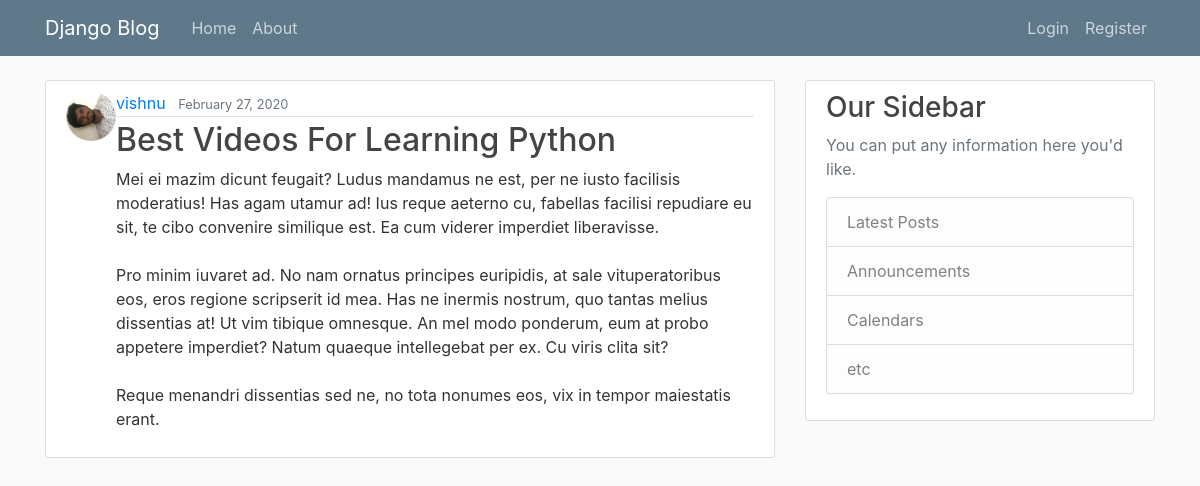
Page /post/25/ on the committed database.
### blog/models.py (models this page shows, shortened)
class Post(models.Model):
    title = models.CharField(max_length = 100)
    content = models.TextField()
    date_posted = models.DateTimeField(default = timezone.now)
    author = models.ForeignKey(User, on_delete=models.CASCADE )

### users/models.py (models this page shows, shortened)
class Profile(models.Model):
    user = models.OneToOneField(User, on_delete=models.CASCADE)
    image = models.ImageField(default='default.jpg', upload_to='profile_pics')

### blog/views.py (the view)
# urls.py: path('post/<int:pk>/', PostDetailView.as_view(), name = 'post-detail'),
class PostDetailView(DetailView):
    model = Post

### blog/templates/blog/post_detail.html (shortened to what this page needs)
{% extends "blog/base.html" %}
{% block content %}
    <article class="media content-section">
        <img class="rounded-circle article-image" src="{{ object.author.profile.image.url }}" height="50px" width="50px" />
        <div class="media-body">
            <div class="article-metadata">
                <a class="mr-2" href="{% url 'user-posts' object.author.username %}">{{ object.author }}</a>
                <small class="text-muted">{{ object.date_posted|date:"F d, Y" }}</small>
            </div>
            <h2 class="article-title">{{ object.title }}</h2>
            <p class="article-content">{{ object.content }}</p>
        </div>
    </article>
{% endblock content %}

### blog/static/blog/main.css (style rules this page uses)
body { background: #fafafa; color: #333333; margin-top: 5rem; }
h1, h2, h3, h4, h5, h6 { color: #444444; }
.content-section { background: #ffffff; padding: 10px 20px; border: 1px solid #dddddd; border-radius: 3px; margin-bottom: 20px; }
.article-title { color: #444444; }
.article-content { white-space: pre-line; }
.article-metadata { padding-bottom: 1px; margin-bottom: 4px; border-bottom: 1px solid #e3e3e3 }

### rows in the picture
Post: author.profile.image (picture), author "vishnu", date_posted "February 27, 2020", title "Best Videos For Learning Python", content "Mei ei mazim dicunt feugait? Ludus mandamus ne est, per ne iusto facilisis moderatius! Has agam utamur ad! Ius reque aeterno cu, fabellas facilisi repudiare eu sit, te cibo convenire similique est. Ea cum viderer imperdiet liberavisse. Pro minim iuvaret ad. No nam ornatus principes euripidis, at sale vituperatoribus eos, eros regione scripserit id mea. Has ne inermis nostrum, quo tantas melius dissentias at! Ut vim tibique omnesque. An mel modo ponderum, eum at probo appetere imperdiet? Natum quaeque intellegebat per ex. Cu viris clita sit? Reque menandri dissentias sed ne, no tota nonumes eos, vix in tempor maiestatis erant."
